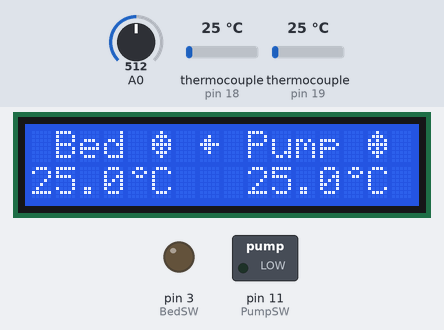
The sketch below on a simulated Arduino Uno, built with avr-gcc and run on an emulated ATmega328P. On the bench: 16×2 character LCD, switched loads named in the sketch (green lamp = pin HIGH), output pins drawn as LEDs (lit = HIGH). Inputs (shaded band) come from the test bench; at power-on: A0 = 512, thermocouple (sensors on pin 18, pin 19) 25 °C.

Above: at 3.2 s.
3.3 s: A0 set to 716
At 3.9 s:
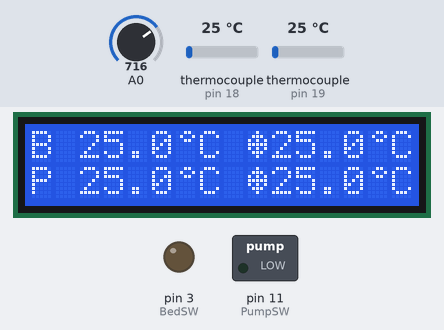
6.3 s: thermocouple (sensor on pin 18) set to 75 °C
At 7.0 s:
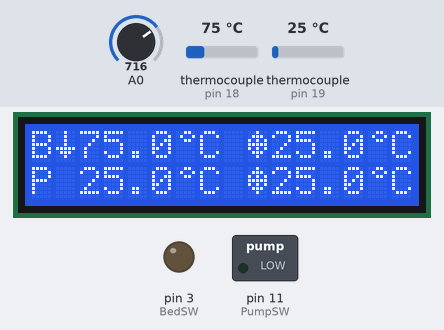
9.3 s: A0 set to 40
11.2 s: A0 set to 443
At 11.6 s:
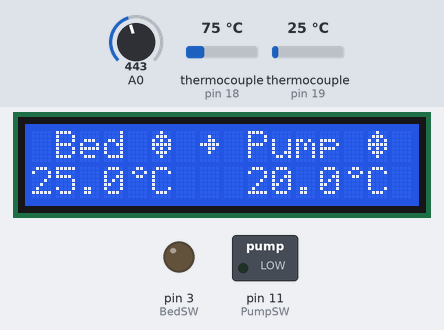
13.2 s: A0 set to 458
At 14.4 s:
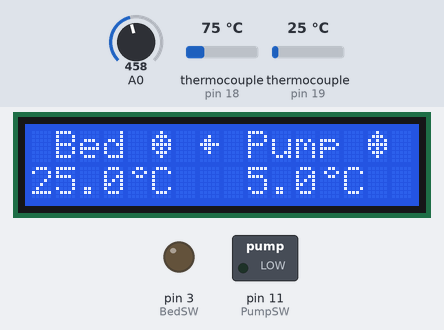
14.7 s: A0 set to 53
At 15.2 s:
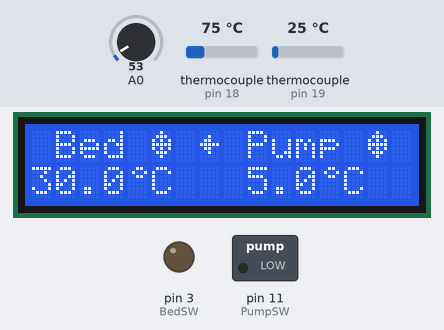
16.8 s: A0 set to 45
At 18.1 s:
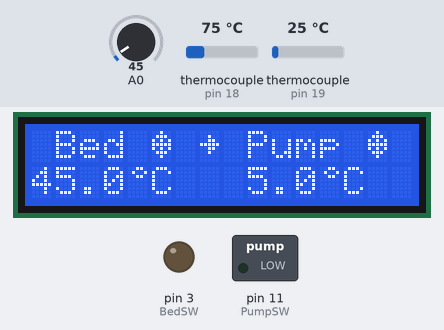
Timing chart, 0 to 19.3 s (numbered marks = the images above; inputs shaded):
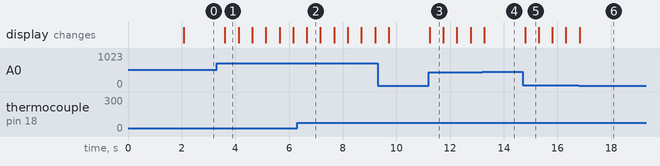

Measured:
- the behaviour switches between 449 and 450 on A0 (found by bisection; images 3 and 4)
- the behaviour switches between 50 and 49 on A0 (found by bisection; images 5 and 6)
- after the input at 3.3 s, the display: changes after 0.31 s (image 1)
- after the input at 6.3 s, the display: changes after 0.36 s (image 2)
- after the input at 11.2 s, the display: changes at once (image 3)
- after the input at 13.2 s, the display: changes after 0.07 s (image 4)
- after the input at 14.7 s, the display: changes after 0.09 s (image 5)
- after the input at 16.8 s, the display: changes at once (image 6)

The sketch:

Bioprinter_Temp_Control.ino
```cpp
/*************************************************
* Arduino based PID temperature controller using
* 2 thermocouples and an LCD screen with 6 buttons
* for my bioprinter to control the water pump and
* bed thermoelectic generator which maintains the
* correct temperature for the petri dish
*
* Author - Suron Woods
* Email - suronw@yahoo.com
* Date - 2014
**************************************************/

#include "Adafruit_MAX31855.h"
#include <LiquidCrystal.h>
#include "PID_v1.h"
//#include <EEPROM.h>

// pin assignments on Arduino Uno
int thermoCLK = 16;
int thermoDO = 17;
int thermoCS1 = 18;
int thermoCS2 = 19;

// Initialize the Thermocouples
Adafruit_MAX31855 thermocouple1(thermoCLK, thermoCS1, thermoDO);
Adafruit_MAX31855 thermocouple2(thermoCLK, thermoCS2, thermoDO);

int BedSW = 3;   //Red LED GND activates
int PumpSW = 11;  //Blue LED GND activates

double SetPsw;
double SetBsw;

double Setpoint;
double Input;
double Output;
double Poutput;

// pid tuning parameters
double Kp = 100.0;
double Ki = 1.0;
double Kd = 5.0;

//// EEPROM addresses for persisted data
//const int SpAddress = 0;
//const int KpAddress = 8;
//const int KiAddress = 16;
//const int KdAddress = 24;

//Specify the links and initial tuning parameters
PID myPID(&Input, &Output, &Setpoint, Kp, Ki, Kd, REVERSE);
//PID myPID(&Input, &Output, &Setpoint, Kp, Ki, Kd, DIRECT);

// initialize the library with the numbers of the interface pins
LiquidCrystal lcd(8, 9, 4, 5, 6, 7);

byte dot[8] = {
  B00000,
  B00000,
  B01110,
  B11111,
  B01110,
  B00000,
  B00000,
};

byte degree[8] = {
  B00110,
  B01001,
  B00110,
  B00000,
  B00000,
  B00000,
  B00000,
};

byte target[8] = {
  B00100,
  B01110,
  B10101,
  B11111,
  B10101,
  B01110,
  B00100,
};

byte leftarrow[8] = {
  B00000,
  B00100,
  B01100,
  B11111,
  B01100,
  B00100,
  B00000,
};

byte rightarrow[8] = {
  B00000,
  B00100,
  B00110,
  B11111,
  B00110,
  B00100,
  B00000,
};

//byte uparrow[8] = {
//  B00100,
//  B01110,
//  B11111,
//  B00100,
//  B00100,
//  B00100,
//  B00100,
//};

byte downarrow[8] = {
  B00100,
  B00100,
  B00100,
  B00100,
  B11111,
  B01110,
  B00100,
};

byte negitiveB[8] = {
  B11111,
  B10011,
  B10101,
  B10011,
  B10101,
  B10011,
  B11111,
};

byte negitiveP[8] = {
  B11111,
  B10011,
  B10101,
  B10011,
  B10111,
  B10111,
  B11111,
};

boolean EditMode = false; //Edit mode vs Run mode, default (false) is Run mode

boolean Benable = false; //On/Off switch for Bed, default (false) is off
boolean Penable = false; //On/Off switch for Pump, default (false) is off

boolean Evalue = false; //Bed/Pump flag to indicate which value is being edited, default (false) is Bed

double Bvalue = 25.0;
double Pvalue = 25.0;

double AdjAmt = 5;

double BedTempC = 0;
double PumpTempC = 0;

unsigned long Timeout = 10000;
unsigned long CurTime = 0;

// define some values used by the panel and buttons
int lcd_key     = 0;
int adc_key_in  = 0;
#define btnRIGHT  0
#define btnUP     1
#define btnDOWN   2
#define btnLEFT   3
#define btnSELECT 4
#define btnNONE   5

// read the buttons function
int read_LCD_buttons()
{
 adc_key_in = analogRead(0);      // read the value from the sensor
 // my buttons when read are centered at these valies: 0, 144, 329, 504, 741
 // we add approx 50 to those values and check to see if we are close
 if (adc_key_in > 1000) return btnNONE; // We make this the 1st option for speed reasons since it will be the most likely result
 if (adc_key_in < 50)   return btnRIGHT;
 if (adc_key_in < 250)  return btnUP;
 if (adc_key_in < 450)  return btnDOWN;
 if (adc_key_in < 650)  return btnLEFT;
 if (adc_key_in < 850)  return btnSELECT;

 return btnNONE;  // when all others fail, return this...
}

void setup() {

  //Serial.begin(9600);

  // Create special charators
  lcd.createChar(0, dot);
  lcd.createChar(1, degree);
  lcd.createChar(2, target);
  lcd.createChar(3, leftarrow);
  lcd.createChar(4, rightarrow);
  lcd.createChar(5, downarrow);
//  lcd.createChar(6, uparrow);
  lcd.createChar(7, negitiveB);
  lcd.createChar(8, negitiveP);

  // set up the LCD's number of columns and rows:
  lcd.begin(16, 2);

  // Initiate PID
  myPID.SetTunings(Kp,Ki,Kd);
  myPID.SetMode(AUTOMATIC);

  // Intro splash screen on display
  lcd.setCursor(0, 0);
  lcd.print("Bioprinter");
  lcd.setCursor(0, 1);
  lcd.print("Temp Control");

  // wait for MAX chip to stabilize
  //delay(500);

  //SetPsw = thermocouple2.readInternal();

  // Pause splash screen for 2 secs
  delay(2000);

  // Clear screen
  lcd.clear();

}

void loop() {

    //Reading Bed Thermocouple

     //Setpoint = thermocouple1.readInternal();
     Setpoint = Bvalue;                                  // Set the PID target to adjusted Bed target

     double BedTempC = thermocouple1.readCelsius();      // Read Bed thermocouple

     Input = BedTempC;

     myPID.Compute();                                    // Caclulate how high to turn Bed on

     if (Benable)
     {
       analogWrite(BedSW, Output);                          // Turn Bed on this amount
     }
     else
     {
       analogWrite(BedSW, 0);                          // Turn Bed off
     }

     //Reading Pump Thermocouple

     //SetPsw = thermocouple2.readInternal() + 2.0;
     SetPsw = Pvalue;                                    // Set the PID target to adjusted Pump target

     double PumpTempC = thermocouple2.readCelsius();     // Read Bed thermocouple

     if (Penable)
     {
       if(PumpTempC > SetPsw)                              // Temp above limit
       {
         //digitalWrite(PumpSWPumpSW,LOW);
         //digitalWrite(PumpSW,HIGH);
         Poutput = 255;                                      // Set Pump output to max
         analogWrite(PumpSW, Poutput);                      // Turn Pump on
       }
       else                                                // Temp below limit
       {
         //digitalWrite(PumpSW,HIGH);
         //digitalWrite(PumpSW,LOW);
         Poutput = 0;                                    // Set Pump output to min
         analogWrite(PumpSW, Poutput);                      // Turn Pump off
       }
     }
     else
     {
       analogWrite(PumpSW, 0);                      // Turn Pump off
     }

   lcd_key = read_LCD_buttons();                         // Read the buttons

   switch (lcd_key)                                      // Depending on which button was pushed
   {
     case btnRIGHT:
         if (EditMode)                                  // If in Edit Mode, select Pump value for editing, reset edit timer
         {
           Evalue = true;
           CurTime = millis();
         }
         else                                           // If not in Edit Mode, Enter Edit Mode and start edit timer
         {
           EditMode = true;
           CurTime = millis();
         }
         break;

     case btnLEFT:
         if (EditMode)                                  // If in Edit Mode, select Bed value for editing, reset edit timer
         {
           Evalue = false;
           CurTime = millis();
         }
         else                                            // If not in Edit Mode, Enter Edit Mode and start edit timer
         {
           EditMode = true;
           CurTime = millis();
         }
       break;

     case btnUP:
         if (EditMode)                                  // If in Edit Mode, raise selected value by amount, reset edit timer
         {
           if (Evalue)                                  // Pump value to edit
           {
             Pvalue = Pvalue + AdjAmt;
             CurTime = millis();
           }
           else                                         // Bed value to edit
           {
             Bvalue = Bvalue + AdjAmt;
             CurTime = millis();
           }
         }
         else                                            // If not in Edit Mode, toggle enable Bed
         {
           if (Benable)
           {
             Benable = false;
           }
           else
           {
             Benable = true;
           }
         }
       break;

     case btnDOWN:
         if (EditMode)                                  // If in Edit Mode, lower selected value by amount, reset edit timer
         {
           if (Evalue)                                  // Pump value to edit
           {
             Pvalue = Pvalue - AdjAmt;
             CurTime = millis();
           }
           else                                         // Bed value to edit
           {
             Bvalue = Bvalue - AdjAmt;
             CurTime = millis();
           }
         }
         else                                            // If not in Edit Mode, toggle enable Pump
         {
           if (Penable)
           {
             Penable = false;
           }
           else
           {
             Penable = true;
           }
         }
       break;

     case btnSELECT:
         if (EditMode)                                   // If in Edit Mode, select button exits
         {
           EditMode = false;
         }
         else                                            // If not in Edit Mode, Enter Edit Mode and start edit timer
         {
           EditMode = true;
           CurTime = millis();
         }
       break;

       case btnNONE:

         if (EditMode)                                   // While in Edit Mode, exit when times up
         {
           if (millis() > CurTime + Timeout)
           {
             EditMode = false;
           }
         }
         break;
   }

//Start of display code
  if (EditMode)               //In edit mode for changing values
  {
    lcd.clear();              //Clear screen
    lcd.setCursor(0, 0);      //First line

    lcd.print(" Bed ");
    lcd.write(byte(2));       //Target symbol
    lcd.print(" ");
    if (Evalue)               //Which value is set to be changed
    {
      lcd.write(byte(4));     //Right arrow pointing to Pump
    }
    else
    {
      lcd.write(byte(3));     //Left arrow pointing to Bed
    }
    lcd.print(" Pump ");
    lcd.write(byte(2));       //Target sumbol

    lcd.setCursor(0, 1);      //Second Line

    lcd.print(Bvalue,1);
    lcd.write(byte(1));       //Degree symbol
    lcd.print("C");
    lcd.setCursor(9, 1);
    lcd.print(Pvalue,1);
    lcd.write(byte(1));       //Degree symbol
    lcd.print("C");
  }
  else
  {
    lcd.clear();
    lcd.setCursor(0, 0);
    if (Benable)              //Bed is enabled
      {
        lcd.write(byte(7));   //Negitive B charactor
      }
    else
      {
        lcd.print("B");       //Regular B charactor
      }
    if (Output > 0)         //Bed is active
      {
        lcd.write(byte(5));   //Down arrow
      }
    else
      {
        lcd.print(" ");       //No down arrow, just blank space
      }
    lcd.print(BedTempC,1);
    lcd.write(byte(1));       //Degree symbol
    lcd.print("C ");
    lcd.write(byte(2));       //Target symbol
    lcd.print(Bvalue,1);
    lcd.write(byte(1));       //Degree symbol
    lcd.print("C");

    lcd.setCursor(0, 1);
    if (Penable)              //Pump is enabled
      {
        lcd.write(byte(8));   //Negitive P charactor
      }
    else
      {
        lcd.print("P");      //Regular P charactor
      }
    if (Poutput > 0)         //Pump is active
      {
        lcd.write(byte(5));   //Down arrow
      }
    else
      {
        lcd.print(" ");       //No up arrow, just a blank space
      }
    lcd.print(PumpTempC,1);
    lcd.write(byte(1));       //Degree symbol
    lcd.print("C ");
    lcd.write(byte(2));       //Target symbol
    lcd.print(Pvalue,1);
    lcd.write(byte(1));       //Degree symbol
    lcd.print("C");
  }

   delay(500);                //Extra time at end of loop
}
```
